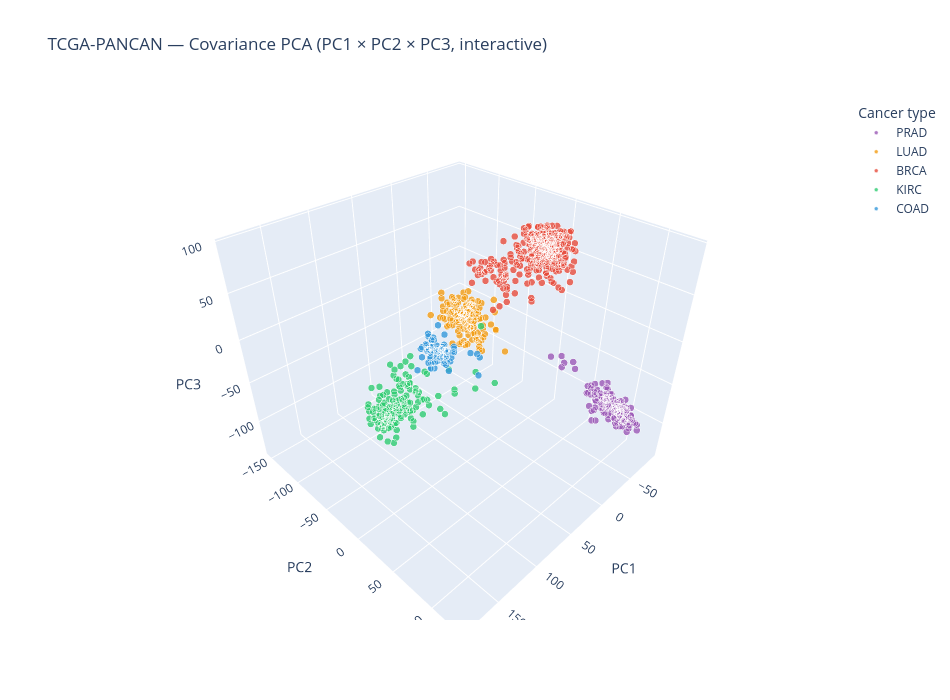

Notebook code cell kept with this figure:
### Code cell
df_3d = pd.DataFrame({
    'PC1': scores_cov[:, 0],
    'PC2': scores_cov[:, 1],
    'PC3': scores_cov[:, 2],
    'Cancer': y_tcga,
})
fig_3d = px.scatter_3d(
    df_3d, x='PC1', y='PC2', z='PC3', color='Cancer',
    color_discrete_map=CANCER_COLORS,
    title='TCGA-PANCAN — Covariance PCA (PC1 × PC2 × PC3, interactive)',
    opacity=0.8,
)
fig_3d.update_traces(marker=dict(size=4, line=dict(width=0.5, color='white')))
fig_3d.update_layout(width=950, height=700, legend=dict(title='Cancer type'))
fig_3d.show()

### Figure 1 — Plotly figure (JSON) as saved in the notebook; plotly's stock layout.template omitted (floating-point values rounded to 4 significant figures; data arrays with more than 128 entries replaced by an {"elided": "..."} marker saying what was removed)
{"data": [{"hovertemplate": "Cancer=PRAD<br>PC1=%{x}<br>PC2=%{y}<br>PC3=%{z}<extra></extra>", "legendgroup": "PRAD", "marker": {"color": "#9B59B6", "line": {"color": "white", "width": 0.5}, "opacity": 0.8, "size": 4, "symbol": "circle"}, "mode": "markers", "name": "PRAD", "scene": "scene", "showlegend": true, "type": "scatter3d", "x": {"elided": "136 float values"}, "y": {"elided": "136 float values"}, "z": {"elided": "136 float values"}}, {"hovertemplate": "Cancer=LUAD<br>PC1=%{x}<br>PC2=%{y}<br>PC3=%{z}<extra></extra>", "legendgroup": "LUAD", "marker": {"color": "#F39C12", "line": {"color": "white", "width": 0.5}, "opacity": 0.8, "size": 4, "symbol": "circle"}, "mode": "markers", "name": "LUAD", "scene": "scene", "showlegend": true, "type": "scatter3d", "x": {"elided": "141 float values"}, "y": {"elided": "141 float values"}, "z": {"elided": "141 float values"}}, {"hovertemplate": "Cancer=BRCA<br>PC1=%{x}<br>PC2=%{y}<br>PC3=%{z}<extra></extra>", "legendgroup": "BRCA", "marker": {"color": "#E74C3C", "line": {"color": "white", "width": 0.5}, "opacity": 0.8, "size": 4, "symbol": "circle"}, "mode": "markers", "name": "BRCA", "scene": "scene", "showlegend": true, "type": "scatter3d", "x": {"elided": "300 float values"}, "y": {"elided": "300 float values"}, "z": {"elided": "300 float values"}}, {"hovertemplate": "Cancer=KIRC<br>PC1=%{x}<br>PC2=%{y}<br>PC3=%{z}<extra></extra>", "legendgroup": "KIRC", "marker": {"color": "#2ECC71", "line": {"color": "white", "width": 0.5}, "opacity": 0.8, "size": 4, "symbol": "circle"}, "mode": "markers", "name": "KIRC", "scene": "scene", "showlegend": true, "type": "scatter3d", "x": {"elided": "146 float values"}, "y": {"elided": "146 float values"}, "z": {"elided": "146 float values"}}, {"hovertemplate": "Cancer=COAD<br>PC1=%{x}<br>PC2=%{y}<br>PC3=%{z}<extra></extra>", "legendgroup": "COAD", "marker": {"color": "#3498DB", "line": {"color": "white", "width": 0.5}, "opacity": 0.8, "size": 4, "symbol": "circle"}, "mode": "markers", "name": "COAD", "scene": "scene", "showlegend": true, "type": "scatter3d", "x": [-14.52, -38.57, -35.34, 3.573, -11.05, -22.11, -12.67, -16.11, -15.58, -15.57, -14.68, -27.79, -27.85, -29.73, -32.52, -6.034, -16.31, 6.028, -1.481, -28.2, -18.13, -11.43, -25.26, -36.21, -39.2, -8.863, -2.114, -14.54, -11.62, 2.722, -22.97, -8.378, -30.26, -13.26, -13.56, -26.16, -17.75, -10.67, -2.349, -19.35, -40.01, -0.8627, -25.53, 5.807, -6.919, -8.444, -27.13, -21.77, -2.35, -31.78, -0.7539, -5.282, -12.57, -25.15, -25.82, -19.31, -19.11, -19.64, -12.51, -8.575, -17.6, -24.44, 4.478, -6.716, -20.8, -24.6, -27.98, -7.73, -25.31, -14.0, -8.641, 15.69, -18.46, -32.06, 21.04, -12.23, -7.8, 10.49], "y": [-102.7, -133.6, -126.8, -93.4, -125.9, -104.3, -124.5, -99.83, -123.4, -151.0, -132.4, -135.7, -136.1, -135.3, -140.3, -103.7, -103.4, -29.28, -83.11, -98.86, -103.6, -102.8, -137.5, -109.9, -142.2, -120.6, -84.5, -108.3, -120.9, -66.91, -121.5, -106.0, -142.2, -137.6, -127.7, -113.1, -49.12, -120.4, -110.1, -128.5, -126.8, -89.38, -118.8, -67.92, -131.4, -122.2, -104.0, -150.0, -96.84, -111.5, -115.3, -88.82, -102.9, -114.8, -108.6, -117.7, -121.7, -133.5, -122.9, -94.16, -115.6, -142.4, -77.69, -118.9, -125.2, -131.9, -128.7, -100.5, -109.5, -117.1, -96.93, -29.59, -98.54, -143.3, -79.38, -102.3, -77.48, -21.57], "z": [-98.8, -121.3, -105.6, -64.38, -94.42, -103.4, -92.71, -84.1, -79.78, -138.0, -89.79, -124.2, -91.65, -108.1, -105.9, -95.45, -79.76, -43.11, -75.81, -83.79, -64.39, -81.63, -117.7, -100.4, -125.8, -70.43, -71.93, -98.38, -117.3, -60.65, -98.48, -88.13, -114.6, -95.74, -113.9, -114.0, -93.42, -99.66, -99.99, -92.57, -108.7, -74.95, -102.5, -67.11, -104.1, -86.21, -106.6, -108.0, -41.95, -126.9, -82.38, -72.86, -81.5, -90.35, -92.78, -96.09, -112.9, -77.74, -119.1, -69.34, -89.99, -100.5, -72.09, -87.31, -124.3, -102.7, -103.2, -89.68, -113.5, -76.46, -86.6, -37.34, -86.58, -107.4, -39.12, -80.19, -66.36, -41.35]}], "layout": {"height": 700, "legend": {"title": {"text": "Cancer type"}, "tracegroupgap": 0}, "scene": {"domain": {"x": [0, 1], "y": [0, 1]}, "xaxis": {"title": {"text": "PC1"}}, "yaxis": {"title": {"text": "PC2"}}, "zaxis": {"title": {"text": "PC3"}}}, "title": {"text": "TCGA-PANCAN — Covariance PCA (PC1 × PC2 × PC3, interactive)"}, "width": 950}}
